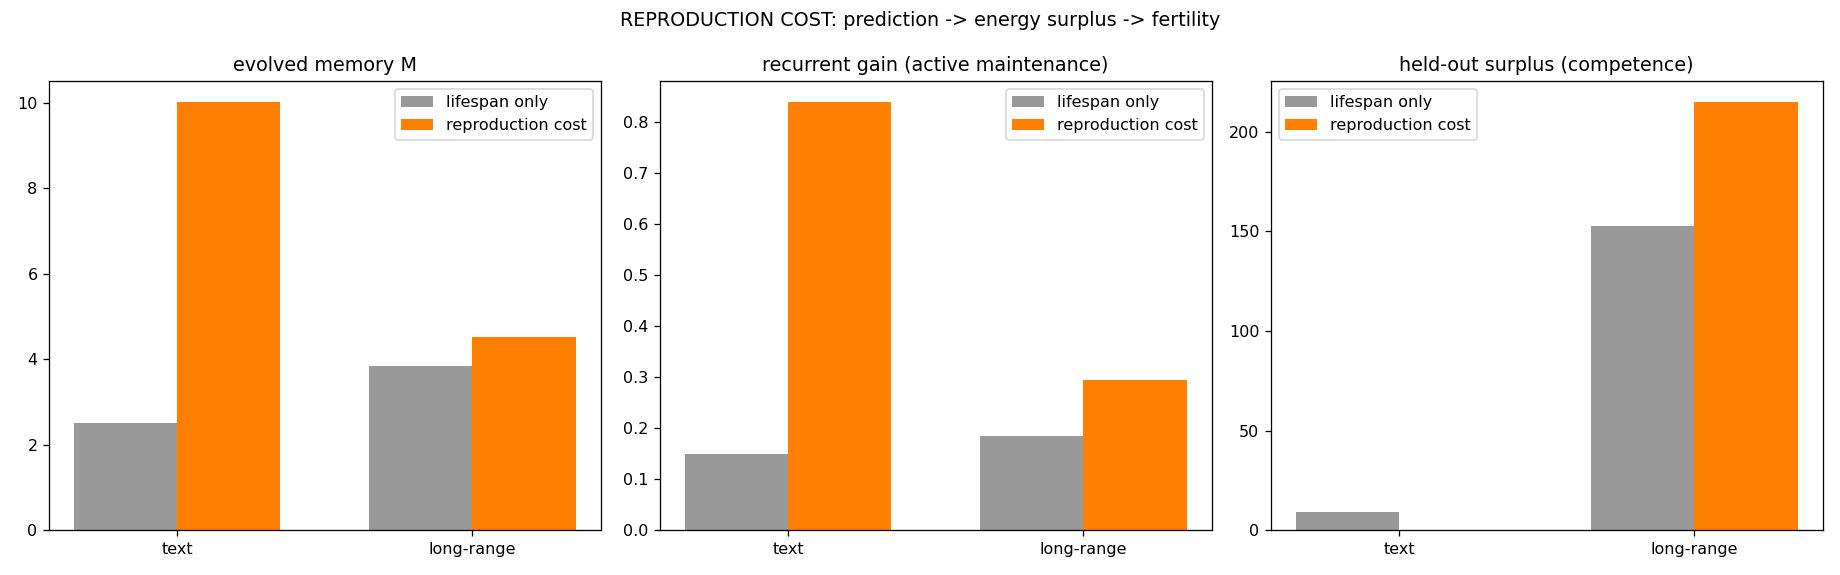

Write Python code to recreate this figure.
"""REPRODUCTION COST law (the coupled sibling of mortality).

Mortality-as-age-cap is degenerate in this substrate: lifespan IS already the
fitness, so capping it just truncates the existing energy selection (below the
life-band it ties everyone -> neutral drift; above it never binds). A finite
life only MATTERS if living buys something you must spend before you die.

So: make energy a BANK, and make children cost energy.
  - Each step: +FOOD if the organism predicted the next token (food = anticipating
    the world), minus metabolic rent RENT*M. Energy accumulates (surplus) or
    drains. Starve (energy<=0) -> dead, no offspring.
  - At the end of life, offspring = floor(surplus / CHILD_COST). Prediction skill
    is converted into FERTILITY. We never grade by accuracy; we count children.
  - Carrying capacity POP_SIZE: if the offspring pool overflows, sample POP_SIZE
    weighted by fertility; if it underflows, pad from the pool.

Control = the original pure-lifespan selection (steady-state reproduce()).

Emergent measurements (not accuracy): fertility distribution (mean/max/Gini ->
is it a monoculture-of-clones or an ecosystem of lineages?), evolved memory M,
recurrent gain, and a held-out competence proxy (net surplus rate).
"""

# --- EEC path bootstrap: shared engine + corpus live in EEC/engine ---
import os as _o, sys as _s
_s.path.insert(0, _o.path.join(_o.path.dirname(_o.path.abspath(__file__)), "..", "..", "engine"))
import os
import numpy as np
import matplotlib
matplotlib.use("Agg")
import matplotlib.pyplot as plt

import run_matrix as RM
import mind as MIND
from mind import Mind, RENT, reproduce
from evolve import POP_SIZE

RM.SEG_TEXT = int(os.environ.get("EEC_SEGTEXT", "600"))
GENS = int(os.environ.get("EEC_MGENS", "180"))
HERE = os.path.dirname(os.path.abspath(__file__))
E0 = float(os.environ.get("EEC_E0", "5.0"))          # starting bank (small: must earn)
FOOD = float(os.environ.get("EEC_FOOD", "1.0"))      # energy per correct anticipation
CHILD_COST = float(os.environ.get("EEC_CHILD", "10.0"))


def life_and_surplus(m, seg):
    """Returns (survived_bool, surplus_energy). Energy banks FOOD per hit, pays
    rent every step; death if it ever hits <=0."""
    S = m.run_states(m.E[seg])
    preds = (S @ m.W_out[:m.M, :] + m.b_out).argmax(1)
    hits = preds[:-1] == seg[1:]
    rent = RENT * m.M
    gain = hits * FOOD - rent                          # per-step net energy
    bank = E0 + np.cumsum(gain)
    if bank.min() <= 0.0:
        return False, 0.0                              # starved at some point
    return True, float(bank[-1] - E0)                  # surplus earned over the life


def fertility_reproduce(pop, surplus, survived, rng):
    """Endogenous, energy-funded reproduction under carrying capacity POP_SIZE."""
    offspring = np.where(survived, np.floor(surplus / CHILD_COST).astype(int), 0)
    parents = [(pop[i], int(offspring[i])) for i in range(len(pop)) if offspring[i] > 0]
    if not parents:                                    # total reproductive failure
        return [Mind_clone_mut(pop[int(np.argmax(surplus))], rng) for _ in range(POP_SIZE)], offspring
    pool = []
    for par, n in parents:
        for _ in range(n):
            pool.append((par, 1))
    if len(pool) >= POP_SIZE:
        idx = rng.choice(len(pool), POP_SIZE, replace=False)
    else:
        idx = np.concatenate([np.arange(len(pool)),
                              rng.choice(len(pool), POP_SIZE - len(pool), replace=True)])
    new = [Mind_clone_mut(pool[i][0], rng) for i in idx]
    return new, offspring


def Mind_clone_mut(parent, rng):
    c = parent.copy(); c.mutate(rng); return c


def gini(x):
    x = np.sort(np.asarray(x, dtype=np.float64))
    n = len(x)
    if n == 0 or x.sum() == 0:
        return 0.0
    return float((2 * np.arange(1, n + 1) - n - 1).dot(x) / (n * x.sum()))


def evolve(world_ids, vocab_size, seed, seg_len, repro_cost):
    MIND.DECAY = 1.0
    rng = np.random.default_rng(seed)
    pop = [Mind(vocab_size, rng) for _ in range(POP_SIZE)]
    last_off = np.zeros(POP_SIZE)
    for gen in range(GENS):
        start = int(rng.integers(0, len(world_ids) - seg_len - 1))
        seg = world_ids[start:start + seg_len]
        if repro_cost:
            sv, sp = [], []
            for m in pop:
                s, e = life_and_surplus(m, seg)
                sv.append(s); sp.append(e)
            pop, last_off = fertility_reproduce(pop, np.array(sp), np.array(sv), rng)
        else:
            # control: pure-lifespan steady-state selection (original law)
            lives = []
            for m in pop:
                S = m.run_states(m.E[seg])
                preds = (S @ m.W_out[:m.M, :] + m.b_out).argmax(1)
                hits = preds[:-1] == seg[1:]
                cost = RENT * m.M + (~hits)
                cum = np.cumsum(cost)
                from mind import START_ENERGY
                life = len(hits) if cum[-1] < START_ENERGY \
                    else int(np.searchsorted(cum, START_ENERGY)) + 1
                lives.append(life)
            pop = reproduce(pop, np.array(lives), rng)
    return pop, last_off


def measure(pop, world_ids, seg_len, rng):
    start = int(rng.integers(0, len(world_ids) - seg_len - 1))
    seg = world_ids[start:start + seg_len]
    profs, surplus, Ms, gains = [], [], [], []
    for m in pop:
        S = m.run_states(m.E[seg])
        profs.append((S @ m.W_out[:m.M, :] + m.b_out).argmax(1))
        _, e = life_and_surplus(m, seg)
        surplus.append(e); Ms.append(m.M)
        Wr = m.W_rec[:m.M, :m.M]
        gains.append(float(np.max(np.abs(np.linalg.eigvals(Wr)))) if m.M else 0.0)
    profs = np.array(profs)
    dom = [int(np.bincount(p).argmax()) for p in profs]
    return dict(uniq_dom=len(set(dom)), surplus_med=float(np.median(surplus)),
                surplus_max=float(np.max(surplus)), M=float(np.mean(Ms)),
                gain=float(np.mean(gains)))


def main():
    text_ids, textV, _ = RM.world_text()
    lr_ids, lrV, _ = RM.world_longrange(np.random.default_rng(999))
    worlds = [("text", text_ids, textV, RM.SEG_TEXT),
              ("longrange", lr_ids, lrV, RM.SEG_LR)]
    print(f"gens={GENS} E0={E0} FOOD={FOOD} CHILD_COST={CHILD_COST} | text V={textV} lr V={lrV}")
    res = {}
    for wname, ids, V, seg in worlds:
        for rc in [False, True]:
            ginis, ms, gains, uds, smed = [], [], [], [], []
            for seed in [0, 1]:
                pop, off = evolve(ids, V, seed, seg, rc)
                mm = measure(pop, ids, seg, np.random.default_rng(seed + 500))
                ginis.append(gini(off) if rc else 0.0)
                ms.append(mm["M"]); gains.append(mm["gain"])
                uds.append(mm["uniq_dom"]); smed.append(mm["surplus_med"])
            res[(wname, rc)] = dict(gini=np.mean(ginis), M=np.mean(ms), gain=np.mean(gains),
                                    ud=np.mean(uds), smed=np.mean(smed))
            r = res[(wname, rc)]
            print(f"[{wname:9} repro_cost={str(rc):5}] uniq_dom={r['ud']:.1f} "
                  f"M={r['M']:.1f} gain={r['gain']:.3f} surplus_med={r['smed']:.1f} "
                  f"fert_gini={r['gini']:.3f}")

    print("\n===== INTERACTION (does fertility-funded reproduction change what evolves?) =====")
    for w in ["text", "longrange"]:
        off, on = res[(w, False)], res[(w, True)]
        print(f"  {w:9}: M {off['M']:.1f}->{on['M']:.1f}  gain {off['gain']:.3f}->{on['gain']:.3f}  "
              f"uniq_dom {off['ud']:.1f}->{on['ud']:.1f}  surplus_med {off['smed']:.1f}->{on['smed']:.1f}  "
              f"fert_gini(on)={on['gini']:.3f}")

    fig, ax = plt.subplots(1, 3, figsize=(16, 5))
    x = np.arange(2); w = 0.35
    for k, key, title in [(0, "M", "evolved memory M"),
                          (1, "gain", "recurrent gain (active maintenance)"),
                          (2, "smed", "held-out surplus (competence)")]:
        off = [res[(wn, False)][key] for wn in ["text", "longrange"]]
        on = [res[(wn, True)][key] for wn in ["text", "longrange"]]
        ax[k].bar(x - w/2, off, w, label="lifespan only", color="#999")
        ax[k].bar(x + w/2, on, w, label="reproduction cost", color="#ff7f00")
        ax[k].set_xticks(x); ax[k].set_xticklabels(["text", "long-range"])
        ax[k].set_title(title); ax[k].legend()
    fig.suptitle("REPRODUCTION COST: prediction -> energy surplus -> fertility")
    plt.tight_layout()
    out = os.path.join(HERE, "reproduce_cost.png")
    plt.savefig(out, dpi=115); print("\nsaved", out)


if __name__ == "__main__":
    main()
